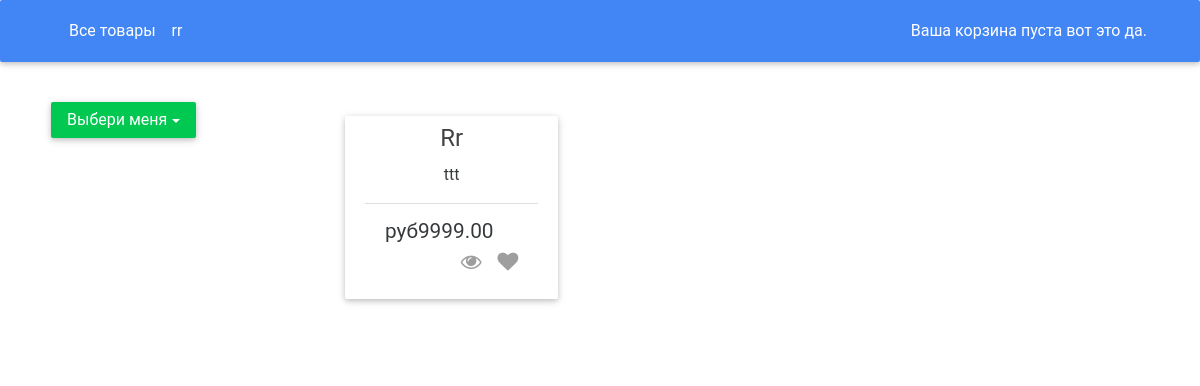
Before: / with the older database file.
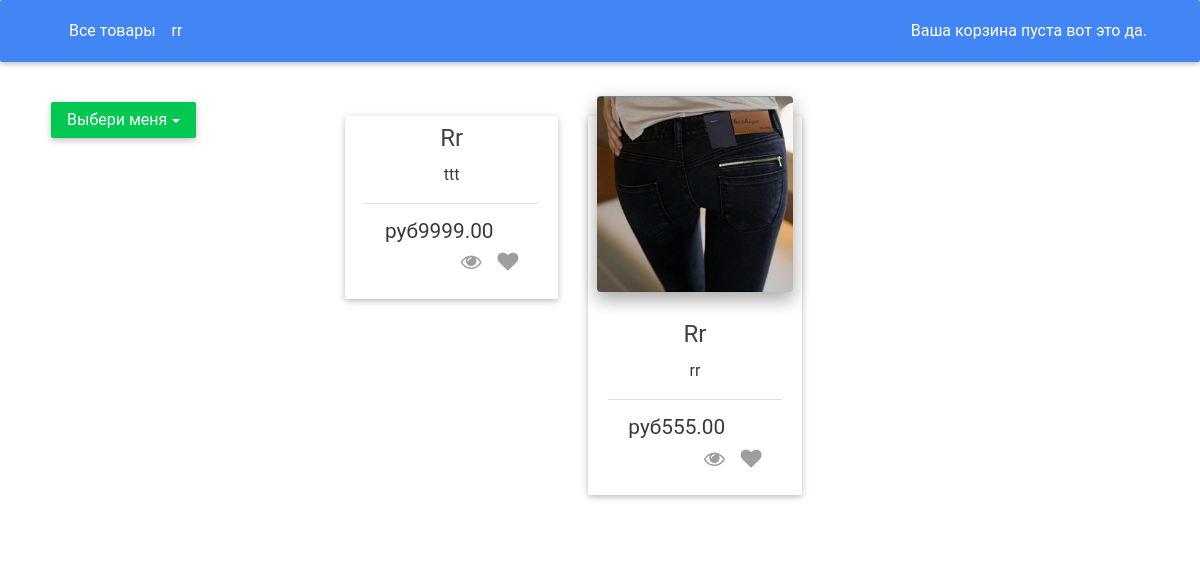
After: the same page with the newer database file.
### shop/models.py (models this page shows, shortened)
class Category(models.Model):
    name = models.CharField(max_length=200,
                            db_index=True)
    slug = models.SlugField(max_length=200,
                            db_index=True,
                            unique=True)
    class Meta:
        ordering = ('name',)
        verbose_name = 'category'
        verbose_name_plural = 'categories'
    def get_absolute_url(self):
        return reverse('shop:product_list_by_category',
                       args=[self.slug])

class Product(models.Model):
    category = models.ForeignKey(Category,
                                 related_name='products')
    name = models.CharField(max_length=200, db_index=True)
    slug = models.SlugField(max_length=200, db_index=True)
    image = models.ImageField(upload_to='products/%Y/%m/%d',
                              blank=True)
    description = models.TextField(blank=True)
    price = models.DecimalField(max_digits=10, decimal_places=2)
    stock = models.PositiveIntegerField()
    available = models.BooleanField(default=True)
    created = models.DateTimeField(auto_now_add=True)
    updated = models.DateTimeField(auto_now=True)
    class Meta:
        ordering = ('name',)
        index_together = (('id', 'slug'),)
    def get_absolute_url(self):
        return reverse('shop:product_detail',
                       args=[self.id, self.slug])

### shop/views.py (the view)
# urls.py: url(r'^$', views.product_list, name='product_list'),
def product_list(request, category_slug=None):
    category = None
    categories = Category.objects.all()
    products = Product.objects.filter(available=True)
    if category_slug:
        category = get_object_or_404(Category, slug=category_slug)
        products = products.filter(category=category)
    return render(request,
                  'shop/product/list.html',
                  {'category': category,
                   'categories': categories,
                   'products': products})

### cart/cart.py (called while the page is built)
    def __len__(self):
        return sum(item['quantity'] for item in self.cart.values())

### cart/context_processors.py (called while the page is built)
def cart(request):
    return {'cart': Cart(request)}

### shop/templates/shop/product/list.html (shortened to what this page needs)
{% extends "shop/base.html" %}
{% load static from staticfiles %}
{% block content %}
    <div class="container">
<div class="row">
  <div class="col-xs-3">
      <div class="dropdown">
    <button class="btn btn-success dropdown-toggle" type="button" id="dropdownMenu5" data-toggle="dropdown" aria-haspopup="true" aria-expanded="false">Выбери меня</button>
</div>
  </div>
  <div class="col-xs-8">
{% for product in products %}
     <div class="col-lg-4 col-md-6 m-b-r wow fadeIn" data-wow-delay="0.3s">
<div class="card card-cascade narrower">
    <div class="view overlay hm-white-slight">
        <img id="ff" src="{% if product.image %}{{ product.image.url }}{% else %}{% static "img/no_image.png" %}{% endif %}" class="img-fluid" alt="">
    </div>
    <div class="card-block text-xs-center">
        <h4 class="card-title"><strong><a href="{{ product.get_absolute_url }}">{{ product.name }}</a></strong></h4>
        <p class="card-text">{{ product.description }}
        </p>
        <div class="card-footer">
            <span class="left">руб{{ product.price }}</span>
            <span class="right">
<a class="" data-toggle="tooltip" data-placement="top" title="Quick Look"><i class="fa fa-eye"></i></a>
<a class="" data-toggle="tooltip" data-placement="top" title="Добавить в корзину"><i class="fa fa-heart"></i></a>
</span>
        </div>
    </div>
</div>
    </div>
{% endfor %}
  </div>
</div>
    </div>
{% endblock %}

### shop/templates/shop/base.html (shortened to what this page needs)
<!DOCTYPE html>
{% load static %}
<html lang="en">
<head>
     {% load static from staticfiles %}
    <link rel="stylesheet" href="https://maxcdn.bootstrapcdn.com/font-awesome/4.6.0/css/font-awesome.min.css">
    <link href="{% static 'css/bootstrap.min.css' %}" rel="stylesheet">
    <link href="{% static 'css/mdb.min.css' %}" rel="stylesheet">
    <link href="{% static 'css/style.css' %}" rel="stylesheet">
</head>
<body>
<header>
    <nav class="navbar navbar-dark navbar-fixed-top scrolling-navbar primary-color">
        <div class="container">
            <div class="collapse navbar-toggleable-xs" id="collapseEx">
                <ul class="nav navbar-nav">
                <li class="nav-item" >
          <a class="nav-link" href="{% url "shop:product_list" %}">Все товары</a>
        </li>
                    {% for c in categories %}
        <li class="nav-item" >
          <a class="nav-link" href="{{ c.get_absolute_url }}">{{ c.name }}</a>
        </li>
      {% endfor %}
                </ul>
                <ul class="nav navbar-nav nav-flex-icons">
                    <li class="nav-item ">
                        {% with total_items=cart|length %}
    {% if cart|length > 0 %}
      <a href="{% url "cart:cart_detail" %}" class="nav-link"><i class="fa fa-shopping-cart"></i> <span class="hidden-sm-down">
        {{ total_items }} товаров на
        {{ cart.get_total_price }}руб
          </span>
      </a>
    {% else %}
        <a class="nav-link">
      Ваша корзина пуста вот это да.</a>
    {% endif %}
  {% endwith %}
                </li>
                </ul>
            </div>
        </div>
    </nav>
</header>
<main class="p-t-6">
   {% block content %}
    {% endblock %}
</main>
</body>
</html>

Changed rows visible on the page:
added Product: image (picture), name "Rr", description "rr", price "555.00"
